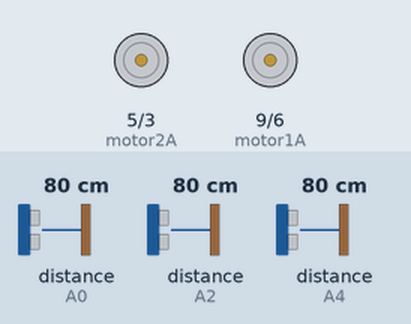
The sketch below on a simulated Arduino Uno, built with avr-gcc and run on an emulated ATmega328P. On the bench: motor-driver pin pairs drawn as motors (green arrow = first pin HIGH = forward, orange = second pin HIGH = backward, longer = more drive). Wiring (inferred from the names in the program): 3 × ultrasonic range finder: trigger A1, echo A0 / trigger A3, echo A2 / trigger A5, echo A4. The test bench sets the inputs (shaded band); at power-on: distance to the obstacle (sensors on A0, A2, A4) 80 cm. The echo pulse lasts 58.3 µs per cm.

Above: at 1.2 s.
1.3 s: distance to the obstacle (sensor on A0) set to 34 cm
2.8 s: distance to the obstacle (sensor on A0) set to 28 cm
At 3.8 s:
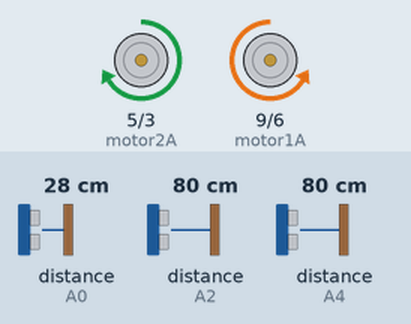
Timing chart, 0 to 5.8 s (numbered marks = the images above; inputs shaded):
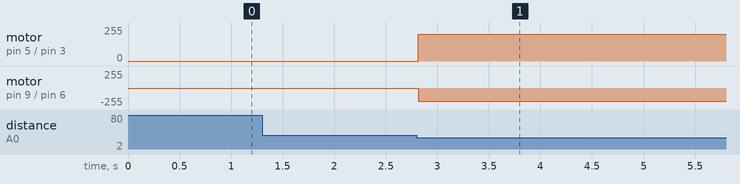

The sketch:

Ultrasonic_Followme.ino
```cpp
/*******************************************************************************
 * Project  : Robot Car mode follow me                                         *
 * Compiler : Arduino 1.0.2                                                    *
 * Board    : Arduino UNO                                                      *
 * Module   : Ultrasonic HC SR04                                               *
 *          : Motor Drive Module (L9110S)                                      *
 * Author   : Bavensky :3                                                      *
 * E-Mail   : Aphirak_Sang-ngenchai@hotmail.com                                *
 * Date     : 25/03/2014 [dd/mm/yyyy]                                          *
 *******************************************************************************/

/*****************************  Motor Diagram  *********************************
              ________
            /          \
Motor1      |          |      Motor2
      ||||| |          | |||||
      ||||| |          | |||||
      ||||| |          | |||||
            |          |
            |__________|
/***************************  Pin connect Motor  ********************************/
#define motor1A  9  // เชื่อมต่อ pin digital 9 arduino
#define motor1B  6  // เชื่อมต่อ pin digital 6 arduino
#define motor2A  5  // เชื่อมต่อ pin digital 5 arduino
#define motor2B  3  // เชื่อมต่อ pin digital 3 arduino

/***************************  Pin connect Ultrasonics  **************************/
#define echoPin1  A0  // เชื่อมต่อ echoPin1 to pin analog 0 arduino
#define trigPin1  A1  // เชื่อมต่อ trigPin1 to pin analog 1 arduino

#define echoPin2  A2  // เชื่อมต่อ echoPin2 to pin analog 2 arduino
#define trigPin2  A3  // เชื่อมต่อ trigPin2 to pin analog 3 arduino

#define echoPin3  A4  // เชื่อมต่อ echoPin3 to pin analog 4 arduino
#define trigPin3  A5  // เชื่อมต่อ trigPin3 to pin analog 5 arduino

/* Create variable */
// ประกาศตัวแปรสำหรับเก็บค่าระยะทางทั้ง 3 เซนซอร์
long duration1, distance1;
long duration2, distance2;
long duration3, distance3;

void setup()
{

  pinMode(echoPin1, INPUT);     // กำหนดให้ตัวแปร echoPin1 ให้เป็น อินพุต
  pinMode(echoPin2, INPUT);     // กำหนดใหตัวแปร echoPin2 ให้เป็น อินพุต
  pinMode(echoPin3, INPUT);     // กำหนดใหตัวแปร echoPin3 ให้เป็น อินพุต
  pinMode(trigPin1, OUTPUT);    // กำหนดใหตัวแปร trigPin1 ให้เป็น เอาต์พุต
  pinMode(trigPin2, OUTPUT);    // กำหนดใหตัวแปร trigPin2 ให้เป็น เอาต์พุต
  pinMode(trigPin3, OUTPUT);    // กำหนดใหตัวแปร trigPin3 ให้เป็น เอาต์พุต

  pinMode(motor1A, OUTPUT);    // กำหนดใหตัวแปร motor1A ให้เป็น เอาต์พุต
  pinMode(motor1B, OUTPUT);    // กำหนดใหตัวแปร motor1B ให้เป็น เอาต์พุต
  pinMode(motor2A, OUTPUT);    // กำหนดใหตัวแปร motor2A ให้เป็น เอาต์พุต
  pinMode(motor2B, OUTPUT);    // กำหนดใหตัวแปร motor2B ให้เป็น เอาต์พุต
}

void loop()
{
/********************  Flowing Robot **********************************************/
  check1();    // ฟังก์ชั่นย่อยสำหรับเช็คระยะทางโดยใช้อัลตร้าโซนิคตัวที่ 1
  check2();    // ฟังก์ชั่นย่อยสำหรับเช็คระยะทางโดยใช้อัลตร้าโซนิคตัวที่ 2
  check3();    // ฟังก์ชั่นย่อยสำหรับเช็คระยะทางโดยใช้อัลตร้าโซนิคตัวที่ 3


  // ถ้าเซนเซอร์ตัวที่ 1 (ด้านซ้ายสุด) เจอวัตถุ จะหมุนซ้าย
  if(distance1 <= 30 && distance2 > 30 && distance3 >30 ) turnleft(200);
  // ถ้าเซนเซอร์ตัวที่ 2 (ตรงกลาง) เจอวัตถ จะเดินหน้า
  if(distance2 <= 30 && distance1 > 30 && distance3 > 30)  forword(200);
  // ถ้าเซนเซอร์ตัวที่ 2 (ด้านขวาสุด) เจอวัตถ จะหมุนขวา
  if(distance3 <= 30 && distance1 > 30 && distance2 > 30)  turnright(200);
  // ถ้าเซนเซอร์ทั้ง 3 ตัวไม่เจอวัตถุ
  if(distance1 > 30 && distance2 > 30 && distance3 > 30)  stopmotor();
/**********************************************************************************/
}

/******************************  Motor Function ******************************/
void forword(int value)
{
  analogWrite(motor1A,  0);
  analogWrite(motor1B,  value);
  analogWrite(motor2A,  0);
  analogWrite(motor2B,  value);
}
void backword(int value)
{
  analogWrite(motor1A,  value);
  analogWrite(motor1B,  0);
  analogWrite(motor2A,  value);
  analogWrite(motor2B,  0);
}
void turnright(int value)
{
  analogWrite(motor1A,  value);
  analogWrite(motor1B,  0);
  analogWrite(motor2A,  0);
  analogWrite(motor2B,  value);

}
void turnleft(int value)
{
  analogWrite(motor1A,  0);
  analogWrite(motor1B,  value);
  analogWrite(motor2A,  value);
  analogWrite(motor2B,  0);

}
void stopmotor()
{
  analogWrite(motor1A,  0);
  analogWrite(motor1B,  0);
  analogWrite(motor2A,  0);
  analogWrite(motor2B,  0);
}

/******************************  Check Ultrasonic ******************************/
void check1()
{
  digitalWrite(trigPin1, LOW);
  delayMicroseconds(2);
  digitalWrite(trigPin1, HIGH);
  delayMicroseconds(10);
  digitalWrite(trigPin1, LOW);
  duration1 = pulseIn(echoPin1, HIGH);
  distance1 = (duration1/2) / 29.1;
}

void check2()
{
  digitalWrite(trigPin2, LOW);
  delayMicroseconds(2);
  digitalWrite(trigPin2, HIGH);
  delayMicroseconds(10);
  digitalWrite(trigPin2, LOW);
  duration2 = pulseIn(echoPin2, HIGH);
  distance2 = (duration2/2) / 29.1;
}

void check3()
{
  digitalWrite(trigPin3, LOW);
  delayMicroseconds(2);
  digitalWrite(trigPin3, HIGH);
  delayMicroseconds(10);
  digitalWrite(trigPin3, LOW);
  duration3 = pulseIn(echoPin3, HIGH);
  distance3 = (duration3/2) / 29.1;
}
```

Measured:
- the behaviour switches between 31 and 30 cm on distance to the obstacle (sensor on A0) (found by bisection; images 0 and 1)
- after the input at 1.3 s, every drawn part: stays the same
- after the input at 2.8 s, motor on pin 5 (motor2A) / pin 3 (motor2B): stopped → forward 200/255 at once; motor on pin 9 (motor1A) / pin 6 (motor1B): stopped → backward 200/255 at once
